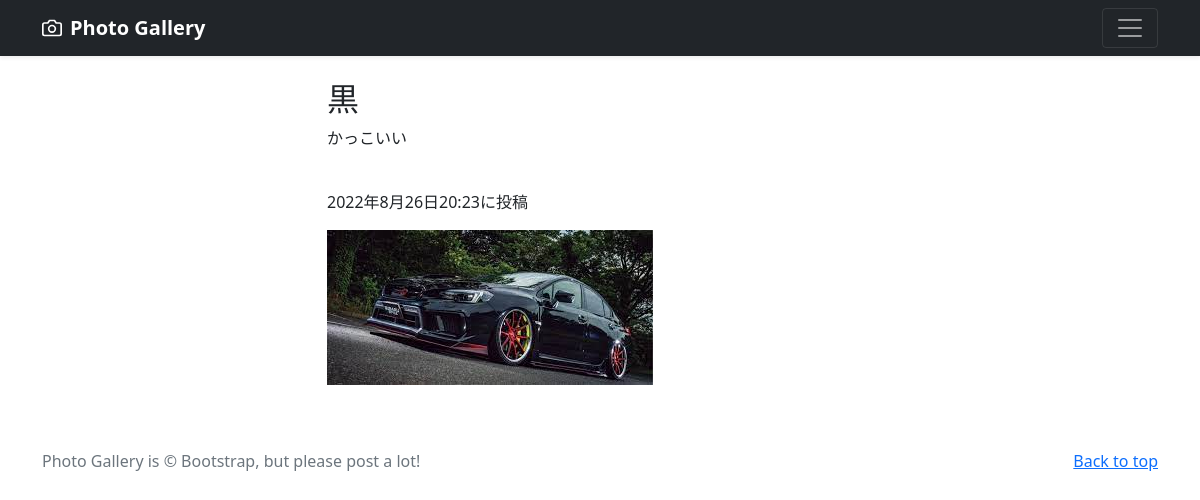
/photo-detail/3, run on the app's committed database.
### photo/models.py (models this page shows, shortened)
class PhotoPost(models.Model):
    user = models.ForeignKey(
        CustomUser,
        verbose_name='ユーザー',
        on_delete=models.CASCADE
        )
    category = models.ForeignKey(
        Category,
        verbose_name='カテゴリ',
        on_delete=models.PROTECT
        )
    title = models.CharField(
        verbose_name='タイトル',
        max_length=200
        )
    comment = models.TextField(
        verbose_name='コメント',
        )
    image1 = models.ImageField(
        verbose_name='イメージ1',
        upload_to = 'photos',  # MEDIA_ROOT以下のphotosにファイルを保存
        )
    image2 = models.ImageField(
        verbose_name='イメージ2',
        upload_to = 'photos',  # MEDIA_ROOT以下のphotosにファイルを保存
        blank=True,            # フィールド値の設定は必須出ない
        null=True              # データーベースにnullが保存されることを許容
        )
    posted_at = models.DateTimeField(
        verbose_name='投稿日時',
        auto_now_add=True  # 日時を自動追加
        )

### photo/views.py (the view)
class DetailView(DetailView):
    template_name = 'detail.html'
    model = PhotoPost

### photo/templates/detail.html (shortened to what this page needs)
{% extends 'base.html' %}
    {% block contents %}
    <br>
    <div class="container">
        <div class="row">
            <div class="col offset-3">
                <h2>{{object.title}}</h2>
                <p>{{object.comment}}</p>
                <br>
                <p>{{object.posted_at}}に投稿</p>
                <p><img src="{{ object.image1.url }}"></img></p>
            </div>
        </div>
    </div>
    {% endblock %}

### data on the page
PhotoPost: title "黒", comment "かっこいい", posted_at "2022年8月26日20:23", image1 (picture)
